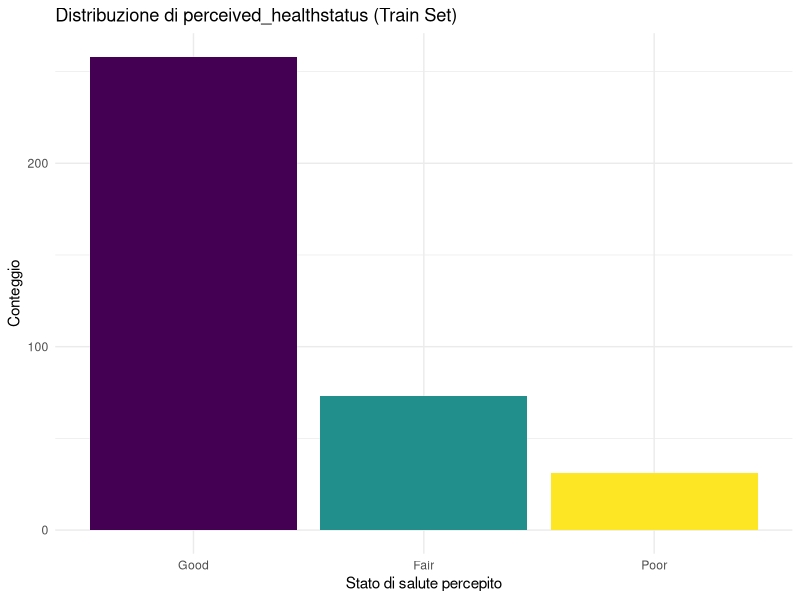
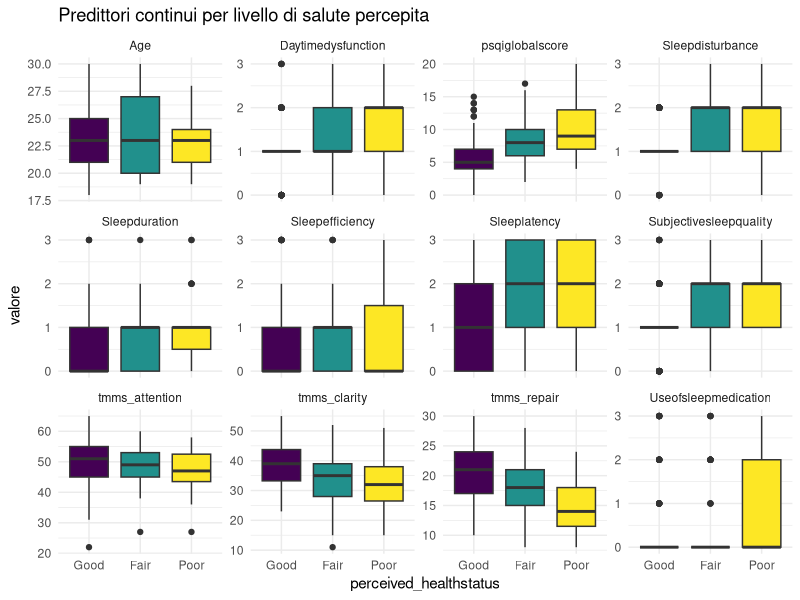
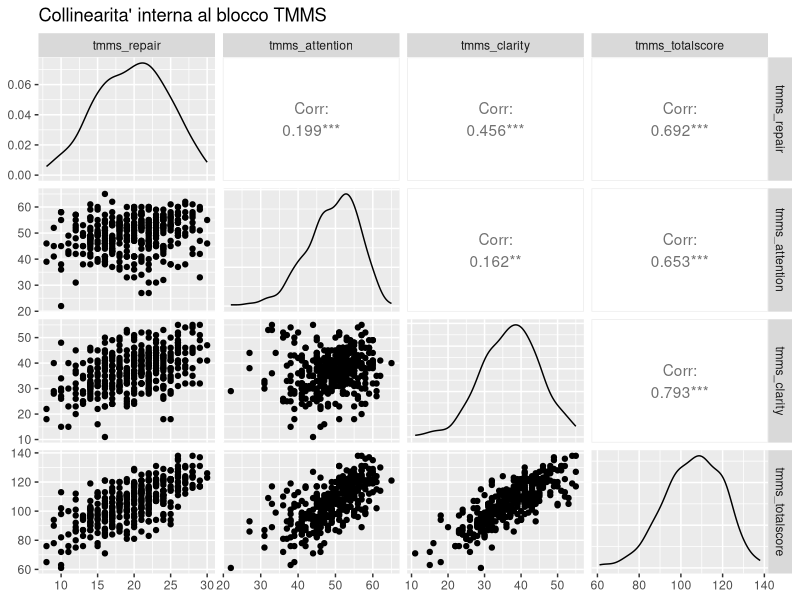
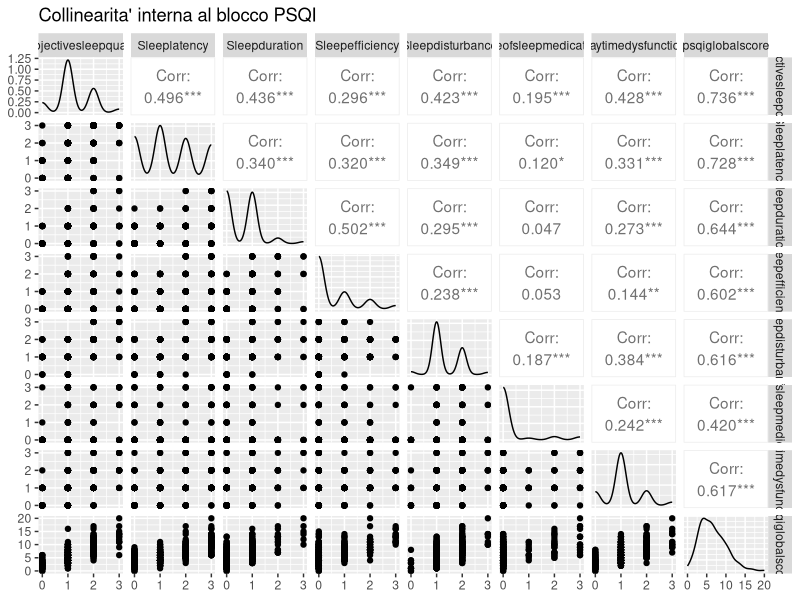
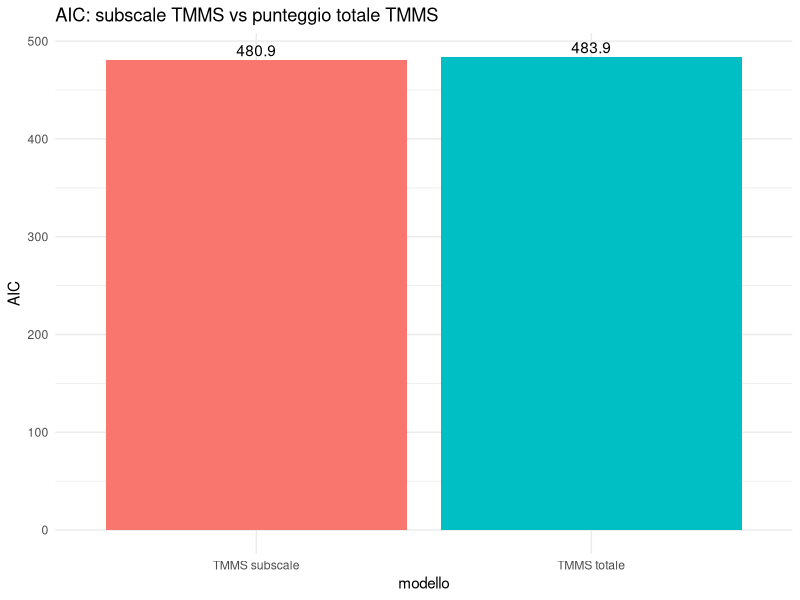
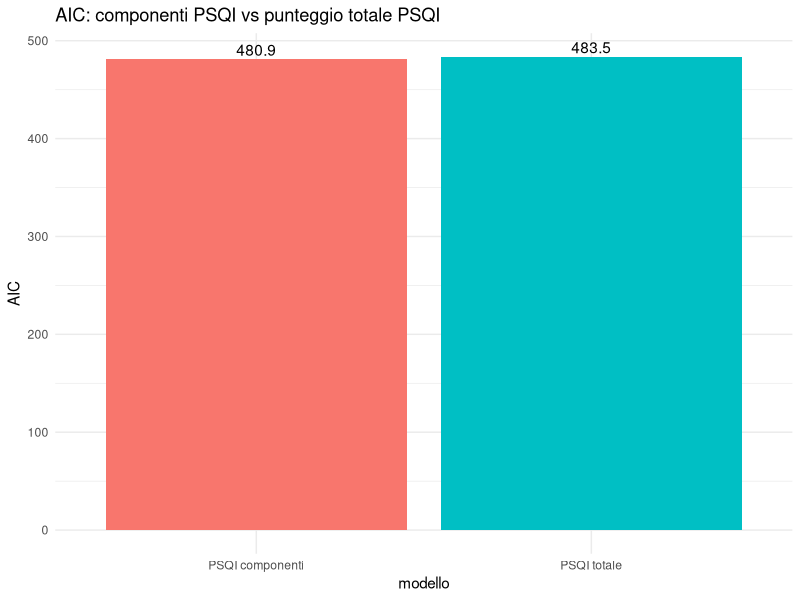
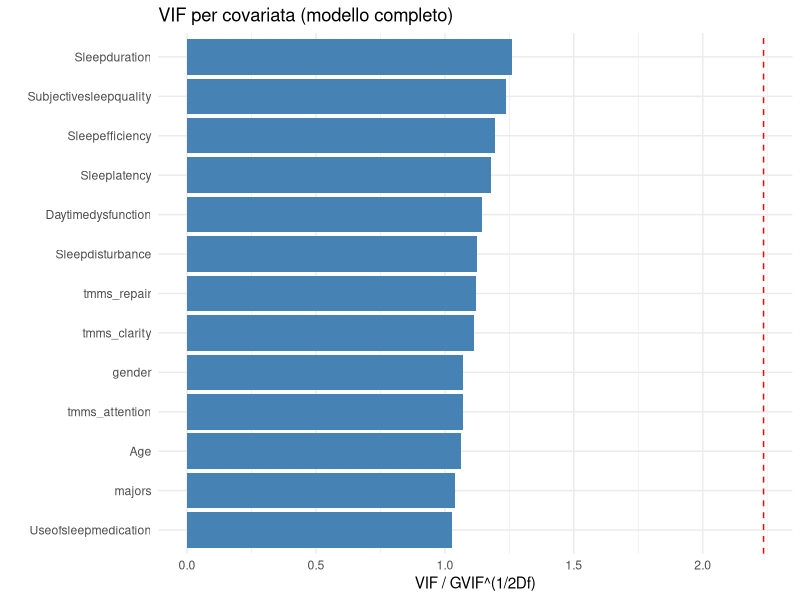
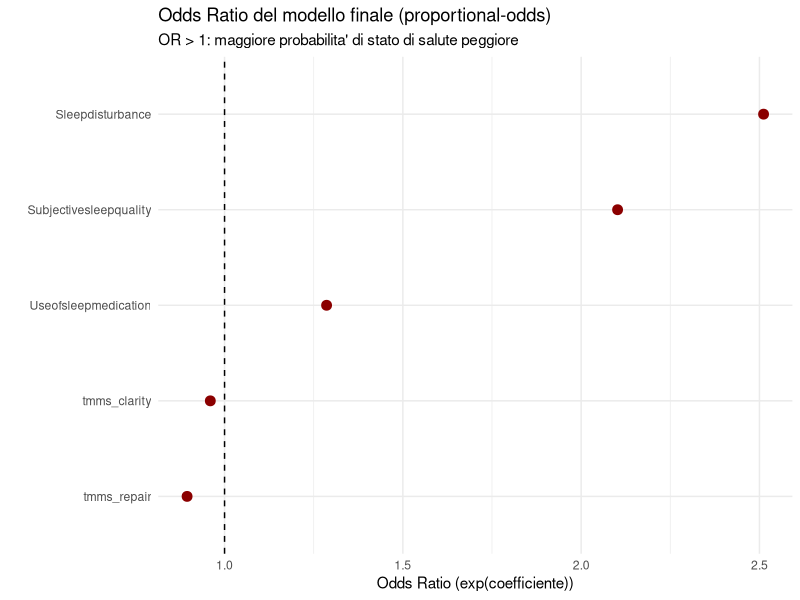

Recreate these plots in R, in order. (Note: this script raises an error after producing the figures.)
# ==============================================================================
# Progetto di Inferenza Statistica
# Sonno (PSQI), Regolazione Emotiva (TMMS) e Stato di Salute Percepito
# ------------------------------------------------------------------------------
# Adattato dallo script originale (OnlineNewsPopularity) allo stesso flusso di
# lavoro, con le modifiche necessarie segnalate nei commenti con [MODIFICA].
# ==============================================================================

## 0. Importazione delle librerie ---------------------------------------------
library(readxl)   # [MODIFICA] lettura file .xlsx (l'originale usava read.csv)
library(car)      # vif()
library(MASS)     # polr(), stepAIC()
library(GGally)   # ggpairs()
library(tidyverse)  # dplyr, tidyr, ggplot2

# [MODIFICA] Librerie dell'originale non usate nel codice visibile (rgl, leaps,
# faraway, ellipse) sono state omesse. Aggiungetele pure se vi servono altrove.


## 1. Importazione dati ---------------------------------------------------------
dataset <- read_excel("sharing dataset.xlsx", sheet = "Sheet1")
dataset <- as.data.frame(dataset)

dim(dataset)
head(dataset)
summary(dataset)

### 1.a Controlli di qualita': NA, duplicati, tipi -------------------------------
sum(is.na(dataset))
sum(duplicated(dataset))
str(dataset)

# Pulizia difensiva dei nomi colonna (come nell'originale, qui non risultano
# spazi spuri ma manteniamo il controllo per sicurezza)
names(dataset) <- trimws(names(dataset))


### 1.b Gestione dei factor -------------------------------------------------------
# gender e majors sono nominali; perceived_healthstatus e' la risposta ORDINALE
dataset$gender <- factor(dataset$gender, levels = c(0, 1),
                          labels = c("Male", "Female"))

dataset$majors <- factor(dataset$majors, levels = c(0, 1, 2),
                          labels = c("MedicalLifeScience", "SocialScience", "Technology"))

dataset$perceived_healthstatus <- factor(dataset$perceived_healthstatus,
                                          levels = c(0, 1, 2),
                                          labels = c("Good", "Fair", "Poor"),
                                          ordered = TRUE)

dim(dataset)
str(dataset)


### 1.c Collinearita' "strutturale" esplicita -------------------------------------
# [MODIFICA] Qui non c'e' un solo caso come weekday/is_weekend, ma due:
# a) tmms_totalscore e' la somma ESATTA delle 3 subscale TMMS
# b) psqiglobalscore e' la somma ESATTA dei 7 componenti PSQI
# Includere totale + componenti nello stesso modello produrrebbe collinearita'
# PERFETTA (rank deficiency, coefficienti NA, come accadeva con weekdaySunday
# nello script originale). Verifichiamolo esplicitamente:

check_tmms <- all(dataset$tmms_repair + dataset$tmms_attention + dataset$tmms_clarity
                   == dataset$tmms_totalscore)
cat("tmms_totalscore = somma delle subscale per tutte le righe?", check_tmms, "\n")

psqi_componenti <- c("Subjectivesleepquality", "Sleeplatency", "Sleepduration",
                      "Sleepefficiency", "Sleepdisturbance", "Useofsleepmedication",
                      "Daytimedysfunction")

check_psqi <- all(rowSums(dataset[, psqi_componenti]) == dataset$psqiglobalscore)
cat("psqiglobalscore = somma dei componenti per tutte le righe?", check_psqi, "\n")

# Procederemo quindi confrontando le due specificazioni alternative (Sez. 4)
# tramite AIC, esattamente come fatto nello script originale per weekday/is_weekend.


## 2. Split train/test -----------------------------------------------------------
set.seed(123)
percentuale_train <- 0.70
index <- sample(1:nrow(dataset), size = floor(percentuale_train * nrow(dataset)))

train_set <- dataset[index, ]
test_set  <- dataset[-index, ]

cat("Dimensioni Train Set:", nrow(train_set), "osservazioni\n")
cat("Dimensioni Test Set:", nrow(test_set), "osservazioni\n")


## 3. Analisi esplorativa (EDA) ---------------------------------------------------

### 3.a Bilanciamento della variabile risposta ------------------------------------
# [MODIFICA] Al posto di istogramma/Box-Cox su una risposta continua,
# verifichiamo il bilanciamento delle classi (rilevante per un outcome categoriale)
print(table(train_set$perceived_healthstatus))
print(prop.table(table(train_set$perceived_healthstatus)))

ggplot(train_set, aes(x = perceived_healthstatus, fill = perceived_healthstatus)) +
  geom_bar() +
  labs(title = "Distribuzione di perceived_healthstatus (Train Set)",
       x = "Stato di salute percepito", y = "Conteggio") +
  theme_minimal() + theme(legend.position = "none")

### 3.b Predittori continui per livello della risposta ----------------------------
vars_continue <- c("Age", "tmms_repair", "tmms_attention", "tmms_clarity",
                    psqi_componenti, "psqiglobalscore")

train_long <- train_set %>%
  pivot_longer(cols = all_of(vars_continue), names_to = "variabile", values_to = "valore")

ggplot(train_long, aes(x = perceived_healthstatus, y = valore, fill = perceived_healthstatus)) +
  geom_boxplot() +
  facet_wrap(~ variabile, scales = "free_y") +
  labs(title = "Predittori continui per livello di salute percepita") +
  theme_minimal() + theme(legend.position = "none")

### 3.c Collinearita' visiva nei due blocchi (TMMS e PSQI) ------------------------
ggpairs(train_set[, c("tmms_repair", "tmms_attention", "tmms_clarity", "tmms_totalscore")],
        title = "Collinearita' interna al blocco TMMS")

ggpairs(train_set[, c(psqi_componenti, "psqiglobalscore")],
        title = "Collinearita' interna al blocco PSQI")


## 4. Confronto sottomodelli: scelta della granularita' (potere informativo) -----
# [MODIFICA] Stessa logica del confronto weekday/is_weekend dell'originale,
# applicata qui due volte (TMMS e PSQI) perche' i casi di collinearita' sono due.

### 4.a TMMS: subscale vs punteggio totale (PSQI fissato a "componenti") ---------
modello_tmms_subscale <- polr(
  perceived_healthstatus ~ Age + gender + majors +
    tmms_repair + tmms_attention + tmms_clarity +
    Subjectivesleepquality + Sleeplatency + Sleepduration +
    Sleepefficiency + Sleepdisturbance + Useofsleepmedication + Daytimedysfunction,
  data = train_set, Hess = TRUE
)

modello_tmms_totale <- polr(
  perceived_healthstatus ~ Age + gender + majors +
    tmms_totalscore +
    Subjectivesleepquality + Sleeplatency + Sleepduration +
    Sleepefficiency + Sleepdisturbance + Useofsleepmedication + Daytimedysfunction,
  data = train_set, Hess = TRUE
)

cat("\n--- Confronto TMMS: subscale vs totale ---\n")
print(AIC(modello_tmms_subscale, modello_tmms_totale))

ggplot(data.frame(modello = c("TMMS subscale", "TMMS totale"),
                   AIC = c(AIC(modello_tmms_subscale), AIC(modello_tmms_totale))),
       aes(x = modello, y = AIC, fill = modello)) +
  geom_col() + geom_text(aes(label = round(AIC, 1)), vjust = -0.3) +
  labs(title = "AIC: subscale TMMS vs punteggio totale TMMS") +
  theme_minimal() + theme(legend.position = "none")

# Manteniamo la specificazione con AIC piu' basso. Se nel vostro run risultasse
# "totale" preferibile, invertite di conseguenza la formula in Sez. 5.

### 4.b PSQI: componenti vs punteggio totale (TMMS fissato secondo 4.a) ----------
modello_psqi_componenti <- modello_tmms_subscale  # stessa specificazione del 4.a

modello_psqi_totale <- polr(
  perceived_healthstatus ~ Age + gender + majors +
    tmms_repair + tmms_attention + tmms_clarity +
    psqiglobalscore,
  data = train_set, Hess = TRUE
)

cat("\n--- Confronto PSQI: componenti vs totale ---\n")
print(AIC(modello_psqi_componenti, modello_psqi_totale))

ggplot(data.frame(modello = c("PSQI componenti", "PSQI totale"),
                   AIC = c(AIC(modello_psqi_componenti), AIC(modello_psqi_totale))),
       aes(x = modello, y = AIC, fill = modello)) +
  geom_col() + geom_text(aes(label = round(AIC, 1)), vjust = -0.3) +
  labs(title = "AIC: componenti PSQI vs punteggio totale PSQI") +
  theme_minimal() + theme(legend.position = "none")


## 5. Modello completo (specificazione vincente del punto 4) ---------------------
# Specificazione di default sotto = quella granulare (subscale + componenti),
# coerente con l'esito atteso del confronto AIC. Modificate qui se nel vostro
# run l'esito fosse diverso.

modello_completo <- polr(
  perceived_healthstatus ~ Age + gender + majors +
    tmms_repair + tmms_attention + tmms_clarity +
    Subjectivesleepquality + Sleeplatency + Sleepduration +
    Sleepefficiency + Sleepdisturbance + Useofsleepmedication + Daytimedysfunction,
  data = train_set, Hess = TRUE
)
summary(modello_completo)

# [MODIFICA] polr() non restituisce i p-value di default: li calcoliamo a mano
aggiungi_pvalue <- function(modello) {
  ct <- coef(summary(modello))
  p  <- pnorm(abs(ct[, "t value"]), lower.tail = FALSE) * 2
  cbind(ct, "p value" = p)
}
print(aggiungi_pvalue(modello_completo))


## 6. Controllo collinearita' tramite VIF -----------------------------------------
vif_model <- vif(modello_completo)
print(vif_model)

if (!is.null(dim(vif_model))) {
  # CASO MATRICE: ci sono factor con Df > 1 (es. majors a 3 livelli).
  # car restituisce GVIF, Df, GVIF^(1/(2*Df)); confrontiamo l'ultima colonna a sqrt(5)
  soglia <- sqrt(5)
  variabili_collineari <- rownames(vif_model)[vif_model[, 3] > soglia]
  vif_plot_data <- data.frame(variabile = rownames(vif_model), VIF = vif_model[, 3])
} else {
  soglia <- 5
  variabili_collineari <- names(vif_model)[vif_model > soglia]
  vif_plot_data <- data.frame(variabile = names(vif_model), VIF = vif_model)
}

cat("Variabili con forte collinearita' (soglia equivalente a VIF > 5):\n")
print(variabili_collineari)

ggplot(vif_plot_data, aes(x = reorder(variabile, VIF), y = VIF)) +
  geom_col(fill = "steelblue") +
  geom_hline(yintercept = soglia, color = "red", linetype = "dashed") +
  coord_flip() +
  labs(title = "VIF per covariata (modello completo)",
       x = "", y = "VIF / GVIF^(1/2Df)") +
  theme_minimal()

# Se variabili_collineari non e' vuoto, rimuovetele qui prima di proseguire:
# train_set_pulito <- train_set[, !(names(train_set) %in% variabili_collineari)]
# e ricostruite modello_completo su train_set_pulito.


## 7. Selezione del modello: stepwise AIC -----------------------------------------
modello_step <- stepAIC(modello_completo, direction = "both", trace = FALSE)
summary(modello_step)
print(aggiungi_pvalue(modello_step))

cat("\n--- Confronto modello completo vs modello stepwise ---\n")
print(AIC(modello_completo, modello_step))
print(anova(modello_completo, modello_step))  # test rapporto di verosimiglianza (modelli annidati)

modello_definitivo <- modello_step

### 7.a Visualizzazione degli Odds Ratio del modello finale -----------------------
or_table <- exp(coef(modello_definitivo))
or_df <- data.frame(variabile = names(or_table), OR = or_table)

ggplot(or_df, aes(x = reorder(variabile, OR), y = OR)) +
  geom_point(size = 3, color = "darkred") +
  geom_hline(yintercept = 1, linetype = "dashed") +
  coord_flip() +
  labs(title = "Odds Ratio del modello finale (proportional-odds)",
       subtitle = "OR > 1: maggiore probabilita' di stato di salute peggiore",
       x = "", y = "Odds Ratio (exp(coefficiente))") +
  theme_minimal()


## 8. Validazione predittiva sul test set ------------------------------------------
# [MODIFICA] Sezione assente nello script originale: aggiunta come richiesto.

pred_class <- predict(modello_definitivo, newdata = test_set, type = "class")

matrice_confusione <- table(Osservato = test_set$perceived_healthstatus, Predetto = pred_class)
print(matrice_confusione)

accuracy_test <- sum(diag(matrice_confusione)) / sum(matrice_confusione)
cat("Accuracy sul test set:", round(accuracy_test, 3), "\n")

baseline_accuracy <- max(table(test_set$perceived_healthstatus)) / nrow(test_set)
cat("Accuracy baseline (predire sempre la classe maggioritaria):", round(baseline_accuracy, 3), "\n")

# Kappa pesato (quadratico): adatto a outcome ORDINALI, penalizza meno gli errori
# "vicini" (es. Good->Fair) rispetto a errori "lontani" (es. Good->Poor)
kappa_pesato <- function(obs, pred, livelli) {
  obs_num  <- as.numeric(factor(obs,  levels = livelli))
  pred_num <- as.numeric(factor(pred, levels = livelli))
  n <- length(livelli)
  w <- outer(1:n, 1:n, function(i, j) ((i - j) / (n - 1))^2)
  O <- table(factor(obs_num, levels = 1:n), factor(pred_num, levels = 1:n))
  O <- O / sum(O)
  r <- rowSums(O); cc <- colSums(O)
  E <- outer(r, cc)
  1 - sum(w * O) / sum(w * E)
}

kw <- kappa_pesato(test_set$perceived_healthstatus, pred_class,
                    levels(test_set$perceived_healthstatus))
cat("Kappa pesato (quadratico) sul test set:", round(kw, 3), "\n")

# Heatmap della matrice di confusione
conf_df <- as.data.frame(matrice_confusione)
ggplot(conf_df, aes(x = Predetto, y = Osservato, fill = Freq)) +
  geom_tile() +
  geom_text(aes(label = Freq), color = "white", size = 5) +
  scale_fill_gradient(low = "lightblue", high = "darkblue") +
  labs(title = "Matrice di Confusione - Test Set") +
  theme_minimal()


## 9. Cross-validation (k-fold) -----------------------------------------------------
# [MODIFICA] Sezione assente nello script originale: aggiunta come richiesto.
# Eseguita SOLO sul train_set, cosi' il test_set resta una verifica realmente
# "fuori campione" del modello selezionato.

set.seed(123)
k <- 10
folds <- sample(rep(1:k, length.out = nrow(train_set)))

formula_finale <- formula(modello_definitivo)

cv_accuracy <- numeric(k)
cv_kappa    <- numeric(k)

for (i in 1:k) {
  train_cv <- train_set[folds != i, ]
  test_cv  <- train_set[folds == i, ]

  modello_cv <- polr(formula_finale, data = train_cv, Hess = TRUE)
  pred_cv    <- predict(modello_cv, newdata = test_cv, type = "class")

  cv_accuracy[i] <- mean(pred_cv == test_cv$perceived_healthstatus)
  cv_kappa[i]    <- kappa_pesato(test_cv$perceived_healthstatus, pred_cv,
                                  levels(test_cv$perceived_healthstatus))
}

cat("Accuracy per ciascun fold:\n"); print(round(cv_accuracy, 3))
cat("Accuracy media (CV):", round(mean(cv_accuracy), 3),
    " - Deviazione standard:", round(sd(cv_accuracy), 3), "\n")
cat("Kappa pesato medio (CV):", round(mean(cv_kappa), 3), "\n")

cv_df <- data.frame(fold = factor(1:k), accuracy = cv_accuracy)
ggplot(cv_df, aes(x = "", y = accuracy)) +
  geom_boxplot(fill = "lightgreen", outlier.shape = NA) +
  geom_jitter(width = 0.05, size = 2) +
  geom_hline(yintercept = baseline_accuracy, color = "red", linetype = "dashed") +
  labs(title = paste0(k, "-fold Cross-Validation: Accuracy (sul Train Set)"),
       subtitle = "Linea rossa = baseline (classe maggioritaria)",
       x = "", y = "Accuracy") +
  theme_minimal()


## 10. Riepilogo finale ---------------------------------------------------------
cat("\n========== RIEPILOGO FINALE ==========\n")
cat("Formula modello definitivo:\n"); print(formula_finale)
cat("\nAccuracy test set:", round(accuracy_test, 3),
    " | baseline:", round(baseline_accuracy, 3), "\n")
cat("Kappa pesato test set:", round(kw, 3), "\n")
cat("Accuracy media CV (", k, "-fold, train set):", round(mean(cv_accuracy), 3), "\n")
cat("Kappa pesato medio CV:", round(mean(cv_kappa), 3), "\n")
